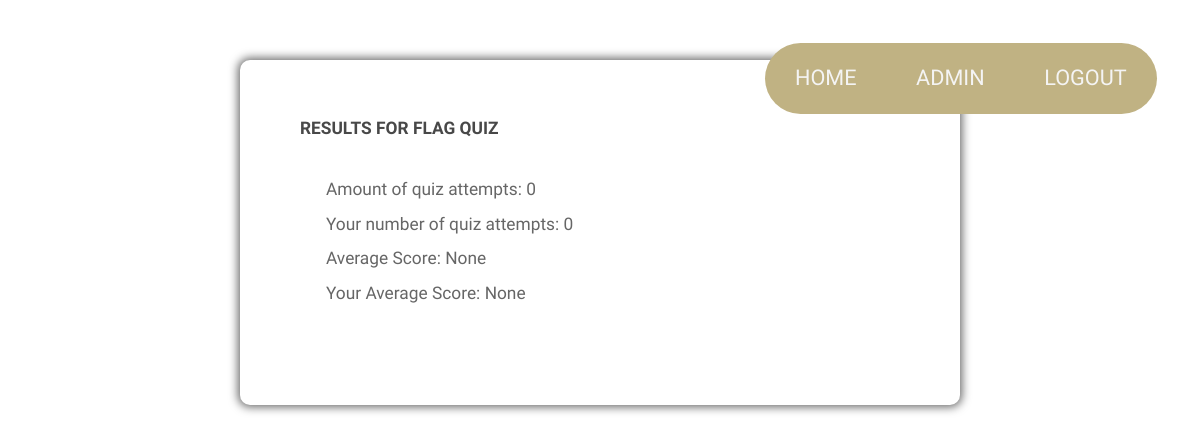
The app's page /results (signed in), older data.
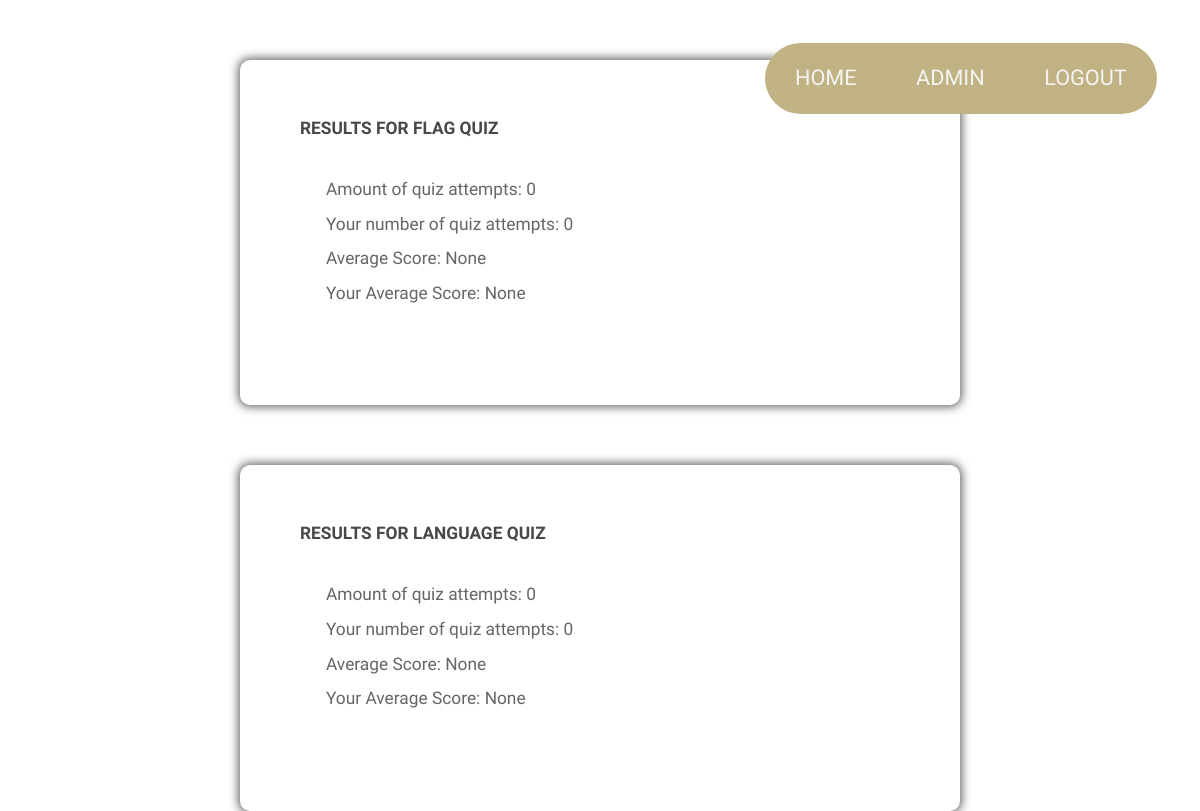
The same page, newer data.
### app/models.py (models this page shows, shortened)
class Quiz(db.Model):
	__tablename__ = 'quiz'
	id = db.Column(db.Integer,primary_key=True)
	quizname = db.Column(db.String(80), index=True)
	creator_id = db.Column(db.Integer, ForeignKey('user.id'))
	creator = relationship('User', back_populates="quizzes")
	style = db.Column(db.Integer, ForeignKey('quizStyle.id'))
	quizStyle = relationship('QuizStyle', back_populates="quizzes")
	questions = db.relationship('Question', back_populates='quiz', lazy='dynamic')
	quizContents = db.relationship('QuizContent', backref='quiz', lazy='dynamic')
	attempts = db.relationship('UserAttempt', backref='quiz', lazy='dynamic')
	def get_average_score(self, user):
		total_score = 0
		if user:
			user_attempts = self.attempts.filter_by(user_id = user.id)
			for attempt in user_attempts:
				total_score = total_score + attempt.get_score()
			if user_attempts.count() == 0: return None
			return round(total_score/user_attempts.count(),2)
		else:
			for attempt in self.attempts:
				total_score = total_score + attempt.get_score()
			if self.attempts.count() == 0: return None
			return round(total_score/self.attempts.count(),2)

class User(UserMixin, db.Model):
	__tablename__ = "user"
	id = db.Column(db.Integer, primary_key=True)
	username = db.Column(db.String(64), index=True, unique=True, nullable=False)
	email = db.Column(db.String(120), index=True, unique=True, nullable=False)
	admin = db.Column(db.Boolean, default=False, nullable=False)
	password_hash = db.Column(db.String(128), nullable=False)
	userAttempts = db.relationship('UserAttempt', backref='user', lazy='dynamic')
	quizzes = db.relationship('Quiz', back_populates='creator')

### app/routes.py (the view)
@app.route('/results')
@login_required
def results():
	return render_template('resultsall.html', quizzes = Quiz.query.all())

### app/models.py (called while the page is built)
@login.user_loader
def load_user(id):
	return User.query.get(int(id))

### app/templates/resultsall.html (shortened to what this page needs)
{% extends "siteBase.html" %}
{% block head %}
{{ super() }}
    <link rel="stylesheet" href="https://stackpath.bootstrapcdn.com/bootstrap/4.5.0/css/bootstrap.min.css">
    <link rel="stylesheet" type="text/css" href="{{ url_for('static',    filename='css/main.css') }}">
{% endblock %}
{% block body %}
{{ super() }}
        {% for quiz in quizzes %}
            <div class="resultsall">
                <h1>Results for {{quiz.quizname}}</h1>
                <ul>
                    <li>Amount of quiz attempts: {{quiz.attempts.count()}}</li>
                    <li>Your number of quiz attempts: {{quiz.attempts.filter_by(user_id=current_user.id).count()}}</li>
                    <li>Average Score: {{ quiz.get_average_score(user = None) }}</li>
                    <li>Your Average Score: {{ quiz.get_average_score(user = current_user) }}</li>
                </ul>
            </div>
        {% endfor %}
{% endblock %}

### app/templates/siteBase.html (shortened to what this page needs)
{% extends "base.html" %}
{% block head %}
    <link rel="stylesheet" href="https://maxcdn.bootstrapcdn.com/bootstrap/3.3.7/css/bootstrap.min.css" >
    <link rel="stylesheet" href="../static/css/main.css" >
{% endblock %}
{% block body %}
    {% include "nav.html" %}
{% endblock %}

### app/templates/base.html (shortened to what this page needs)
<!DOCTYPE HTML>
<html>
	<head>
		{% block head %}{% endblock %}
	</head>
	<body>
		{% block body %}{% endblock %}
	</body>
</html>

### app/templates/nav.html (shortened to what this page needs)
<header id="header" class="alt">
    <nav id="nav">
        <ul class="menu">
            <li><a href="{{ url_for('home') }}">Home</a></li>
            {% if current_user.admin == true%}
            <li><a href="{{ url_for('admin.index') }}">Admin</a></li>
            {% endif %}
            {% if current_user.is_authenticated %}
            <li><a href="{{ url_for('logout') }}">Logout</a></li>
            {% endif %}
        </ul>
    </nav>
</header>

### app/static/css/main.css (style rules this page uses)
html, body, div, span, applet, object, iframe, h1, h2, h3, h4, h5, h6, p, blockquote, pre, a, abbr, acronym, address, big, cite, code, del, dfn, em, img, ins, kbd, q, s, samp, small, strike, strong, sub, sup, tt, var, b, u, i, center, dl, dt, dd, ol, ul, li, fieldset, form, label, legend, table, caption, tbody, tfoot, thead, tr, th, td, article, aside, canvas, details, embed, figure, figcaption, footer, header, hgroup, menu, nav, output, ruby, section, summary, time, mark, audio, video { margin: 0; padding: 0; border: 0; font-size: 100%; font: inherit; vertical-align: baseline; }
div.resultsall { background-color:white; box-shadow: 0 0 10px 2px; padding:5%; margin-top: 5%; margin-left:20%; margin-right:20%; border-radius: 10px; }
div.resultsall ul { margin-top:2em; list-style-type: none; }
article, aside, details, figcaption, figure, footer, header, hgroup, menu, nav, section { display: block; }
body { line-height: 1; }
ol, ul { list-style: none; }
body { -webkit-text-size-adjust: none; }
*, *:before, *:after { -moz-box-sizing: border-box; -webkit-box-sizing: border-box; box-sizing: border-box; }
body { -ms-overflow-style: scrollbar; }
body { background: #fff; }
body { background-color: #fff; color: #666; }
body, input, select, textarea { font-family: "Raleway", Arial, Helvetica, sans-serif; font-size: 13pt; font-weight: 400; line-height: 2em; }
a { text-decoration: underline; color: #f32853; }
h1, h2, h3, h4, h5, h6 { color: #484848; font-weight: 700; line-height: 1em; margin: 0 0 1em 0; text-transform: uppercase; }
ul { list-style: disc; margin: 0 0 2em 0; padding-left: 1em; }
ul li { padding-left: 0.5em; }
#header { background-color: #fff; border-bottom: solid 1px rgba(144, 144, 144, 0.25); box-shadow: 0px 0.0375em 0.125em 0px rgba(0, 0, 0, 0.05); color: #484848; cursor: default; font-size: 1.25em; height: 4.5em; left: 0; line-height: 4.4em; position: fixed; text-transform: uppercase; top: 0; width: 100%; z-index: 10000; z-index: 10001; }
#header nav { height: inherit; line-height: inherit; position: absolute; right: 1.25em; top: 0; vertical-align: middle; }
#header nav ul { list-style: none; margin: 0; padding-left: 0; }
#header nav ul li { border-radius: 4px; display: inline-block; margin-left: 2.5em; padding-left: 0; }
#header nav ul li a { -moz-transition: color 0.2s ease-in-out; -webkit-transition: color 0.2s ease-in-out; -ms-transition: color 0.2s ease-in-out; transition: color 0.2s ease-in-out; color: #666; display: inline-block; text-decoration: none; }
#header nav ul li:first-child { margin-left: 0; }
#header.alt { background-color: transparent; border: 0; box-shadow: none; height: 3.25em; line-height: 3.25em; position: absolute; }
#header.alt nav { right: 2em; top: 2em; border-radius: 40px; padding-left: 30px; padding-right: 30px; background-color: #C0B283; }
#header.alt nav a { color: #f4f4f4; }

Row changes from the older to the newer data that the page shows:
added Quiz: quizname "LANGUAGE QUIZ", attempts.count "0", attempts.filter_by "0", get_average_score "None"
